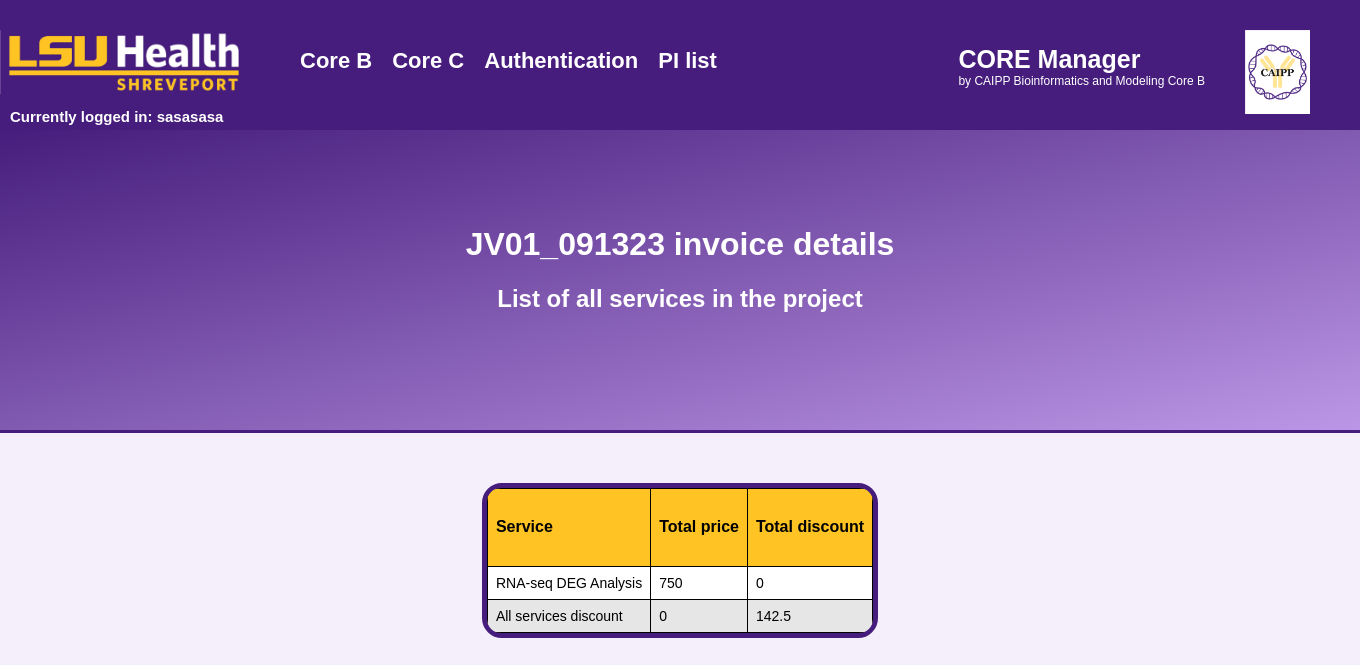
/invoice_details?project_id=JV01_091323 (signed in), run on the app's committed database.
### app/models.py (models this page shows, shortened)
class User(UserMixin, db.Model):
    __tablename__ = 'users'
    id = db.Column(db.Integer, primary_key=True) # primary keys are required by SQLAlchemy
    email = db.Column(db.String(100), unique=True)
    password = db.Column(db.String(100))
    name = db.Column(db.String(100))
    urole = db.relationship('Role', secondary='userhasrole', back_populates='user')
    @property
    def is_admin(self):
        for ur in self.urole:
            if ur.role == "admin":
                return True
        return False
    @property
    def is_core_b(self):
        for ur in self.urole:
            if ur.role == "coreB":
                return True
        return False
    @property
    def is_core_c(self):
        for ur in self.urole:
            if ur.role == "coreC":
                return True
        return False

class Invoice(db.Model):
    __tablename__ = "invoices"
    id = db.Column(db.Integer, primary_key=True)
    project_id = db.Column(db.String(50))
    service_type = db.Column(db.String(100))
    service_sample_number = db.Column(db.Integer)
    service_sample_price = db.Column(db.Integer)
    total_price = db.Column(db.Integer)
    discount_sample_number = db.Column(db.Integer)
    discount_sample_amount = db.Column(db.Integer)
    discount_reason = db.Column(db.String(250))
    total_discount = db.Column(db.Integer)

### app/CoreB/invoices_list/routes.py (the view)
@bp.route('/invoice_details', methods=['GET'])
@login_required(["coreB", "admin"])
def invoice_details():
    if request.method == 'GET':
        project_id = request.args['project_id']
        invoice_details = []
        invoice = Invoice.query.filter_by(project_id=project_id).all()
        if invoice:
            for inv in invoice:
                invoice_detail_dict = {
                    'Service': inv.service_type,
                    'Total price': inv.total_price,
                    'Total discount': inv.total_discount
                }
                invoice_details.append(invoice_detail_dict)
        response = make_response(render_template('CoreB/invoice_details.html', data=invoice_details, project_id=project_id, list=list, len=len, str=str))
        response.headers["Cache-Control"] = "no-cache, no-store, must-revalidate" # HTTP 1.1.
        response.headers["Pragma"] = "no-cache" # HTTP 1.0.
        response.headers["Expires"] = "0" # Proxies.
        return response

### app/__init__.py (called while the page is built)
def login_required(role=[]):
    def wrapper(fn):
        @wraps(fn)
        def decorated_view(*args, **kwargs):
            if not current_user.is_authenticated:
                return login_manager.unauthorized()
            urole = current_user.urole
            for r in role:
                if r == "any":
                    break
                elif any(ur.role == r for ur in urole):
                    pass
                else:
                    return login_manager.unauthorized()
            return fn(*args, **kwargs)
        return decorated_view
    return wrapper

### app/templates/CoreB/invoice_details.html
{% extends "base.html" %}
{% block content %}
<html>
<body>
  <div class="header" id="gradheader">
    <h1 class="header_text">{{project_id}} invoice details</h1>
    <h2 class="header_text">List of all services in the project</h2>
  </div>
  <div class="noback_centerdiv">
    <div class="div-border-min">
      <table class="table_round_all">
        <thead>
          <tr>
            {% for header in data[0].keys() %}
            <th>
              <h4>{{ header }}</h4>
            </th>
            {% endfor %}
          </tr>
        </thead>
        <tbody>
          {% for row in range(0, len(data)) %}
          <tr id="{{row}}">
            {% for col in range(0, len(list(data[row].values()))) %}
            <td>
              {{ list(data[row].values())[col] }}
              {% endfor %}
              {% endfor %}
            </td>
          </tr>
        </tbody>
      </table>
    </div>
  </div>
</body>
</html>
{% endblock %}

### app/templates/base.html (shortened to what this page needs)
<!DOCTYPE html>
<html lang="en">
<head>
    <link rel="stylesheet" type="text/css" href="{{ url_for('static',filename='styles/page_style.css') }}">
</head>
<body>
    <div class='navbar'>
        <a href="/login"><img src="{{ url_for('static', filename='images/LSU.png') }}"
                style="width: 250px; padding-right: 50px; float: left" /></a>
        {% if current_user.is_authenticated %}
        {% if not (current_user.is_core_b and current_user.is_core_c)%}
        {% if current_user.is_core_b %}
        <a href="/orders">
            <h2 class="base-heading">Orders</h2>
        </a>
        <a href="/invoices_list">
            <h2 class="base-heading">Invoices</h2>
        </a>
        <a href="/graphs">
            <h2 class="base-heading">Graphs</h2>
        </a>
        {% endif %}
        {% if current_user.is_core_c %}
        <a href="/antibodies">
            <h2 class="base-heading">Antibodies</h2>
        </a>
        <a href="/panels">
            <h2 class="base-heading">Panels</h2>
        </a>
        <a href="/mouse">
            <h2 class="base-heading">Mouse Database</h2>
        </a>
        {% if current_user.is_admin and current_user.is_core_c%}
        <a href="/stock">
            <h2 class="base-heading">Stock</h2>
        </a>
        {% endif %}
        {% endif %}
        {% else %}
        <div class="dropdown">
            <h2 class="base-heading">Core B
            </h2>
        </div>
        <div class="dropdown">
            <h2 class="base-heading">Core C
            </h2>
        </div>
        {% endif %}
        {% if current_user.is_admin %}
        <a href="/pilist">
            <h2 class="base-heading">PI list</h2>
        </a>
        {% endif %}
        {% endif %}
        <div class="dropdown">
            <h2 class="base-heading">Authentication
            </h2>
        </div>
        <div class="rightdiv"> <img src="{{ url_for('static', filename='images/caipp.png') }}"
                style="width: 65px; margin-right: 50px; vertical-align: middle;" /></div>
        <div class="rightdiv" style=" padding-right: 40px; padding-top: 15px;">
            <h1 class="title" style="font-size: 25px;">CORE Manager</h1>
            <p class="title" style="font-size: 12px;">by CAIPP
                Bioinformatics and Modeling
                Core B</p>
        </div>
        {% if current_user.is_authenticated %}
        <h3 style="color: white; padding-left: 10px; font-size: 15px;">
            Currently logged in: {{ current_user.name }}</h3>
        {% endif %}
    </div>
    <div>
        {% block content %} {% endblock %}
    </div>
</body>
</html>

### app/static/styles/page_style.css (style rules this page uses)
:root { --Tekhelet: #461D7C; --MikadoYellow: #FFC424; --MikadoYellowShadow: #fbd128; --Magnolia: #F4EFFA; --Wisteria: #BC96E6; }
body { background-color: var(--Magnolia); min-width: 1350px; margin: 0px; padding-top: 0px; margin-bottom: 50px; font-family: sans-serif; }
.title { margin: 0px; color: white; }
.navbar { position: sticky; top: 0px; padding: 30px 0px; width: 100%; height: 70px; background-color: var(--Tekhelet); }
.dropdown { float: left; overflow: hidden; }
#gradheader { height: 150px; background-color: var(--Wisteria); background-image: linear-gradient(to bottom right, var(--Tekhelet), var(--Wisteria)); }
.header { width: 100%; text-align: center; padding-top: 75px; padding-bottom: 75px; margin-bottom: 20px; border-bottom: 3px solid var(--Tekhelet); }
.header_text { margin-left: auto; margin-right: auto; color: white; }
.div-border-min { border: 5px solid var(--Tekhelet); width: fit-content; border-radius: 20px; }
.rightdiv { float: right; }
.noback_centerdiv { justify-content: center; display: flex; padding: 30px; border-radius: 20px; }
.base-heading { display: inline-block; font-size: 22px; margin-right: 20px; color: white; }
table { font-family: sans-serif; border-collapse: collapse; overflow: hidden; table-layout: fixed; }
.table_round_all { border-radius: 14px; }
td, th { border: 1px solid black; text-align: left; padding: 8px; }
td { font-size: 14px; }
th { min-width: 60px; }
thead { background-color: var(--MikadoYellow); }
tr:nth-child(even) td { background-color: #e6e6e6; }
tr:nth-child(odd) td { background-color: #ffffff; }

### data on the page
User: name "sasasasa"
Invoice: service_type "RNA-seq DEG Analysis" "750"
Invoice: service_type "All services discount" "142.5"

### other printed values
{{ project_id }} "JV01_091323"
{{ header }} "Service" "Total price" "Total discount"
{{ list(data[row].values())[col] }} "0" "0"
